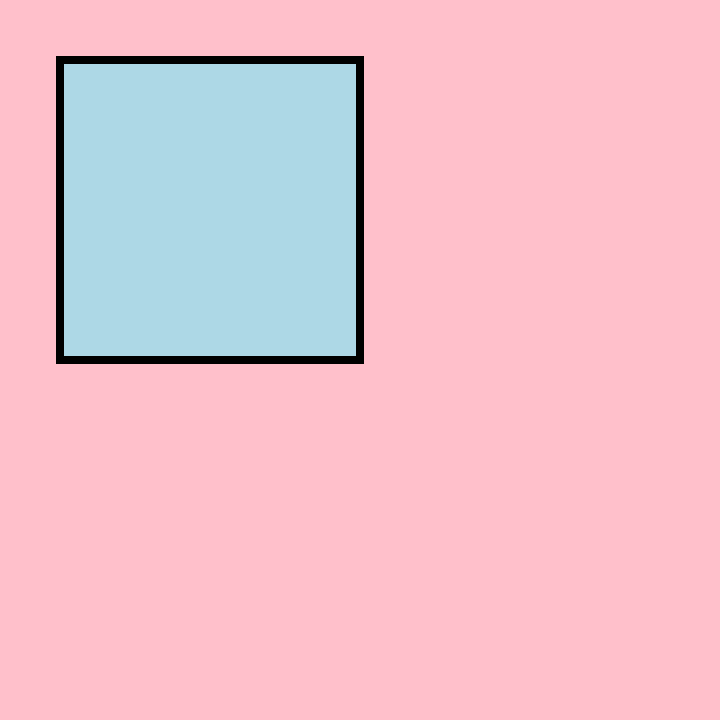
Frame 1 (no input)
Frame 2 (the mouse pressed at the canvas centre, redrawn once): identical to frame 1, image omitted

The p5.js sketch that drew this single still picture (run headless with seeded random() and noise() and a simulated clock; the mouse was pressed at the canvas centre and the sketch redrawn once):

// p5.js sketch
// ── sketch.js
function setup() {//runs once
  createCanvas(720, 720);
  fill('lightblue');
  background ('pink')
  strokeWeight(8);
}

function draw() {//runs in a loop
  
  translate (60,60);
  
  quad(0,0,
      300,0,
      300,300,
      0,300);
  
  noLoop ();
  
}
